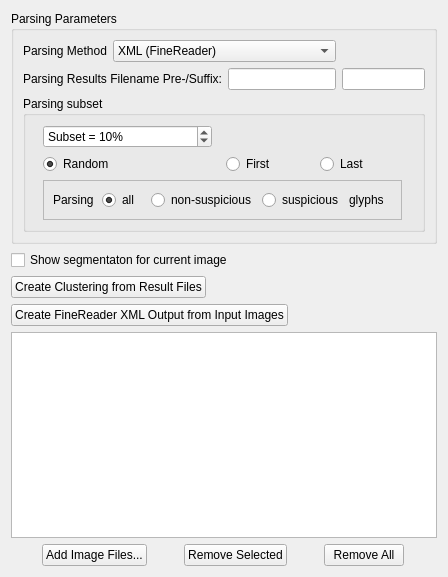
<?xml version="1.0" encoding="UTF-8"?>
<ui version="4.0">
 <class>InputFilesWidget</class>
 <widget class="QWidget" name="InputFilesWidget">
  <property name="geometry">
   <rect>
    <x>0</x>
    <y>0</y>
    <width>448</width>
    <height>577</height>
   </rect>
  </property>
  <property name="sizePolicy">
   <sizepolicy hsizetype="Preferred" vsizetype="Maximum">
    <horstretch>0</horstretch>
    <verstretch>0</verstretch>
   </sizepolicy>
  </property>
  <property name="windowTitle">
   <string>Form</string>
  </property>
  <layout class="QGridLayout" name="gridLayout_3">
   <property name="sizeConstraint">
    <enum>QLayout::SetDefaultConstraint</enum>
   </property>
   <item row="0" column="0">
    <widget class="QGroupBox" name="parsingParametersGroupBox">
     <property name="sizePolicy">
      <sizepolicy hsizetype="Preferred" vsizetype="Maximum">
       <horstretch>0</horstretch>
       <verstretch>0</verstretch>
      </sizepolicy>
     </property>
     <property name="title">
      <string>Parsing Parameters</string>
     </property>
     <layout class="QGridLayout" name="gridLayout_2">
      <item row="0" column="0">
       <widget class="QLabel" name="label">
        <property name="sizePolicy">
         <sizepolicy hsizetype="Maximum" vsizetype="Preferred">
          <horstretch>0</horstretch>
          <verstretch>0</verstretch>
         </sizepolicy>
        </property>
        <property name="text">
         <string>Parsing Method</string>
        </property>
       </widget>
      </item>
      <item row="0" column="1" colspan="2">
       <widget class="QComboBox" name="parsingMethodComboBox">
        <property name="sizePolicy">
         <sizepolicy hsizetype="Minimum" vsizetype="Fixed">
          <horstretch>0</horstretch>
          <verstretch>0</verstretch>
         </sizepolicy>
        </property>
        <property name="layoutDirection">
         <enum>Qt::LeftToRight</enum>
        </property>
        <item>
         <property name="text">
          <string>XML (FineReader)</string>
         </property>
        </item>
        <item>
         <property name="text">
          <string>XML (Im2CharRects)</string>
         </property>
        </item>
        <item>
         <property name="text">
          <string>DAT Files</string>
         </property>
        </item>
       </widget>
      </item>
      <item row="1" column="0" colspan="2">
       <widget class="QLabel" name="label_2">
        <property name="sizePolicy">
         <sizepolicy hsizetype="Maximum" vsizetype="Preferred">
          <horstretch>0</horstretch>
          <verstretch>0</verstretch>
         </sizepolicy>
        </property>
        <property name="text">
         <string>Parsing Results Filename Pre-/Suffix:</string>
        </property>
       </widget>
      </item>
      <item row="1" column="2">
       <widget class="QLineEdit" name="prefixLineEdit">
        <property name="sizePolicy">
         <sizepolicy hsizetype="Maximum" vsizetype="Fixed">
          <horstretch>0</horstretch>
          <verstretch>0</verstretch>
         </sizepolicy>
        </property>
        <property name="toolTip">
         <string>Specify prefix of segmentation result filenmames here</string>
        </property>
       </widget>
      </item>
      <item row="1" column="3">
       <widget class="QLineEdit" name="suffixLineEdit">
        <property name="sizePolicy">
         <sizepolicy hsizetype="Maximum" vsizetype="Fixed">
          <horstretch>0</horstretch>
          <verstretch>0</verstretch>
         </sizepolicy>
        </property>
        <property name="toolTip">
         <string>Specify suffix of segmentation result filenmames here</string>
        </property>
       </widget>
      </item>
      <item row="2" column="0" colspan="4">
       <widget class="QGroupBox" name="subsetGroupBox">
        <property name="sizePolicy">
         <sizepolicy hsizetype="Preferred" vsizetype="Minimum">
          <horstretch>0</horstretch>
          <verstretch>0</verstretch>
         </sizepolicy>
        </property>
        <property name="title">
         <string>Parsing subset</string>
        </property>
        <layout class="QGridLayout" name="gridLayout">
         <item row="0" column="0">
          <widget class="QSpinBox" name="parseSubsetSpinBox">
           <property name="sizePolicy">
            <sizepolicy hsizetype="Minimum" vsizetype="Fixed">
             <horstretch>0</horstretch>
             <verstretch>0</verstretch>
            </sizepolicy>
           </property>
           <property name="suffix">
            <string>%</string>
           </property>
           <property name="prefix">
            <string>Subset = </string>
           </property>
           <property name="minimum">
            <number>1</number>
           </property>
           <property name="maximum">
            <number>100</number>
           </property>
           <property name="value">
            <number>10</number>
           </property>
          </widget>
         </item>
         <item row="1" column="0">
          <widget class="QRadioButton" name="randomRadioButton">
           <property name="sizePolicy">
            <sizepolicy hsizetype="Maximum" vsizetype="Fixed">
             <horstretch>0</horstretch>
             <verstretch>0</verstretch>
            </sizepolicy>
           </property>
           <property name="text">
            <string>Random</string>
           </property>
           <property name="checked">
            <bool>true</bool>
           </property>
          </widget>
         </item>
         <item row="1" column="1">
          <widget class="QRadioButton" name="firstRadioButton">
           <property name="sizePolicy">
            <sizepolicy hsizetype="Maximum" vsizetype="Fixed">
             <horstretch>0</horstretch>
             <verstretch>0</verstretch>
            </sizepolicy>
           </property>
           <property name="text">
            <string>First</string>
           </property>
          </widget>
         </item>
         <item row="1" column="2">
          <widget class="QRadioButton" name="lastRadioButton">
           <property name="sizePolicy">
            <sizepolicy hsizetype="Maximum" vsizetype="Fixed">
             <horstretch>0</horstretch>
             <verstretch>0</verstretch>
            </sizepolicy>
           </property>
           <property name="text">
            <string>Last</string>
           </property>
          </widget>
         </item>
         <item row="2" column="0" colspan="3">
          <widget class="QFrame" name="frame">
           <property name="frameShape">
            <enum>QFrame::StyledPanel</enum>
           </property>
           <property name="frameShadow">
            <enum>QFrame::Plain</enum>
           </property>
           <property name="lineWidth">
            <number>0</number>
           </property>
           <layout class="QVBoxLayout" name="verticalLayout">
            <item>
             <layout class="QHBoxLayout" name="horizontalLayout">
              <item>
               <widget class="QLabel" name="label_3">
                <property name="sizePolicy">
                 <sizepolicy hsizetype="Minimum" vsizetype="Preferred">
                  <horstretch>0</horstretch>
                  <verstretch>0</verstretch>
                 </sizepolicy>
                </property>
                <property name="text">
                 <string>Parsing</string>
                </property>
               </widget>
              </item>
              <item>
               <widget class="QRadioButton" name="parseAllRadioButton">
                <property name="toolTip">
                 <string>Parse on all glyphs of subset</string>
                </property>
                <property name="text">
                 <string>all</string>
                </property>
                <property name="checked">
                 <bool>true</bool>
                </property>
               </widget>
              </item>
              <item>
               <widget class="QRadioButton" name="parseNonSuspRadioButton">
                <property name="toolTip">
                 <string>Parse only non-suspicious glyphs of subset</string>
                </property>
                <property name="text">
                 <string>non-suspicious</string>
                </property>
               </widget>
              </item>
              <item>
               <widget class="QRadioButton" name="parseSuspRadioButton">
                <property name="toolTip">
                 <string>Parse only suspicious glyphs of subset</string>
                </property>
                <property name="text">
                 <string>suspicious</string>
                </property>
               </widget>
              </item>
              <item>
               <widget class="QLabel" name="label_4">
                <property name="text">
                 <string>glyphs</string>
                </property>
               </widget>
              </item>
             </layout>
            </item>
           </layout>
          </widget>
         </item>
        </layout>
       </widget>
      </item>
     </layout>
    </widget>
   </item>
   <item row="1" column="0">
    <widget class="QCheckBox" name="showSegmentationCheckBox">
     <property name="sizePolicy">
      <sizepolicy hsizetype="Preferred" vsizetype="Fixed">
       <horstretch>0</horstretch>
       <verstretch>0</verstretch>
      </sizepolicy>
     </property>
     <property name="toolTip">
      <string>Shows the segmentation results for the currently displayed image.</string>
     </property>
     <property name="text">
      <string>Show segmentaton for current image</string>
     </property>
    </widget>
   </item>
   <item row="2" column="0">
    <widget class="QPushButton" name="createClusterResultButton">
     <property name="sizePolicy">
      <sizepolicy hsizetype="Maximum" vsizetype="Fixed">
       <horstretch>0</horstretch>
       <verstretch>0</verstretch>
      </sizepolicy>
     </property>
     <property name="text">
      <string>Create Clustering from Result Files</string>
     </property>
    </widget>
   </item>
   <item row="3" column="0">
    <widget class="QPushButton" name="createFineReaderOutputButton">
     <property name="sizePolicy">
      <sizepolicy hsizetype="Maximum" vsizetype="Fixed">
       <horstretch>0</horstretch>
       <verstretch>0</verstretch>
      </sizepolicy>
     </property>
     <property name="toolTip">
      <string>Starts the command line interface program CLI to produce FineReader XML output files for the given input images. The resulting XML files have the same name as the base images, except an .xml filename ending.</string>
     </property>
     <property name="text">
      <string>Create FineReader XML Output from Input Images</string>
     </property>
    </widget>
   </item>
   <item row="4" column="0">
    <widget class="QListWidget" name="imageFileListWidget">
     <property name="enabled">
      <bool>true</bool>
     </property>
     <property name="sizePolicy">
      <sizepolicy hsizetype="Preferred" vsizetype="Preferred">
       <horstretch>0</horstretch>
       <verstretch>0</verstretch>
      </sizepolicy>
     </property>
     <property name="selectionMode">
      <enum>QAbstractItemView::ExtendedSelection</enum>
     </property>
    </widget>
   </item>
   <item row="5" column="0">
    <layout class="QHBoxLayout" name="horizontalLayout_2">
     <item>
      <widget class="QPushButton" name="addImageFilesButton">
       <property name="sizePolicy">
        <sizepolicy hsizetype="Maximum" vsizetype="Fixed">
         <horstretch>0</horstretch>
         <verstretch>0</verstretch>
        </sizepolicy>
       </property>
       <property name="text">
        <string>Add Image Files...</string>
       </property>
      </widget>
     </item>
     <item>
      <widget class="QPushButton" name="removeSelectedButton">
       <property name="sizePolicy">
        <sizepolicy hsizetype="Maximum" vsizetype="Fixed">
         <horstretch>0</horstretch>
         <verstretch>0</verstretch>
        </sizepolicy>
       </property>
       <property name="text">
        <string>Remove Selected</string>
       </property>
      </widget>
     </item>
     <item>
      <widget class="QPushButton" name="removeAllButton">
       <property name="sizePolicy">
        <sizepolicy hsizetype="Maximum" vsizetype="Fixed">
         <horstretch>0</horstretch>
         <verstretch>0</verstretch>
        </sizepolicy>
       </property>
       <property name="text">
        <string>Remove All</string>
       </property>
      </widget>
     </item>
    </layout>
   </item>
  </layout>
 </widget>
 <resources/>
 <connections/>
</ui>
